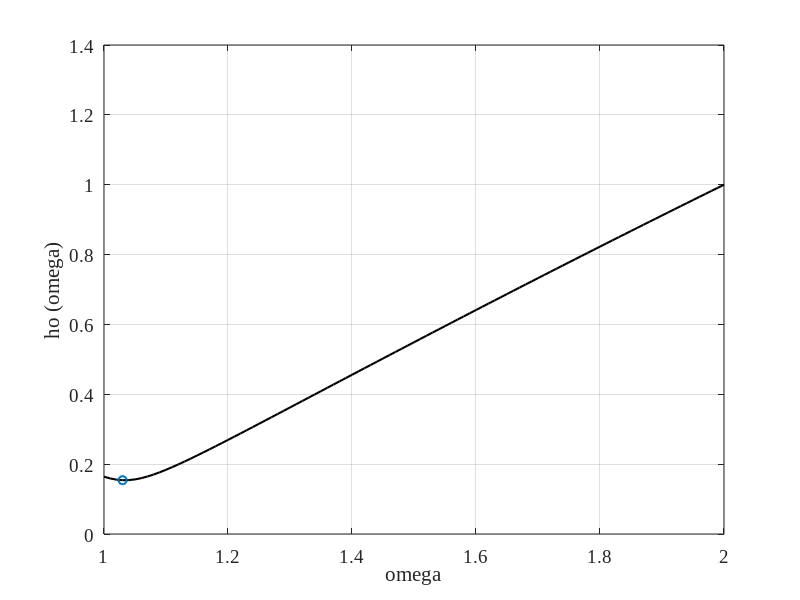

This figure's MATLAB source: (Note: this script raises an error after producing the figure.)
% 计算超松弛因子  -- 2022-10-17
n = 100;
e = ones(n,1);
A = spdiags([e -2*e 10*e -2*e e],-2:2,n,n);
D = diag(diag(A));     % 对角元素   
L = tril(A,-1);        % 下三角元素
U = triu(A,1);         % 上三角元素
w = 1:0.01:2;          % 超松弛因子omiga
P_w = zeros(size(w));  % 谱半径列表
for i = 1:length(w)
    tmp = D+w(i)*L;
    B_w = tmp\((1-w(i))*D-w(i)*U);
    p_w = max(abs(eig(B_w)));      % 计算谱半径
    P_w(i) = p_w;
end
figure; box on; grid on; hold on;
plot(w,P_w,'k','LineWidth',1.5);
xlabel("\omega"); ylabel("\rho (\omega)");
set(gca,'fontname','Times New Roman','fontsize',14);
w_opt = w(P_w == min(P_w));        % 最优超松弛因子
scatter(w_opt,min(P_w),'LineWidth',1.5);

%% % excrcise 2-1(a) -- 2022-10-20
m = 1:100;
time_data = zeros(5,length(m));           % 迭代时间数据
iter_data = zeros(5,length(m));           % 迭代次数数据
for i = 1:length(m)
n = 100*m(i);
e = ones(n,1);
A = spdiags([e -2*e 10*e -2*e e],-2:2,n,n);
b = repmat([-3;3], [n/2 1]);
% D = diag(diag(A));              % 对角元素
% L = tril(A,-1);                 % 下三角元素
% pre_mat = (D+0.5*L)/sqrtm(D)/sqrt(0.5*(2-0.5));    % pcg预处理矩阵
relerr = 5e-4/norm(b);          % 相对残差

if m(i) <= 20
    tic;
    X = uptrbk(A,b);                               % 高斯消去法,m=25需100s左右
    time_data(1,i) = toc;
end
X0 = ones(n,1);                                    % 初始值为1
tic
[~,~,iter1] = sor(A,b,1.03,X0,5e-4,1000);          % SOR方法
time_data(2,i) = toc; tic;
[~,~,iter2] = cg(A,b,X0,5e-4,1000);                % 共轭梯度法
time_data(3,i) = toc; tic;
[~,~,~,iter3] = pcg(A,b,relerr,1000,[],[],X0);        % pcg
time_data(4,i) = toc; tic
[~,~,~,iter4] = gmres(A,b,[],relerr,100,[],[],X0);    % gmres
time_data(5,i) = toc;
iter_data(:,i) = [n; iter1; iter2; iter3; iter4(1)*iter4(2)];
end

% 迭代时间绘图
% 最大图
figure; box on;
plot(m(1:20),time_data(1,1:20),'k--','linewidth',1.5);    % 高斯消去耗时曲线
set(gca,'fontname','Times New Roman','fontsize',14);
legend("Gauss",'Location','southeast'); legend('boxoff');
xlabel("m"); ylabel("Times (s)");

% 小图
axes('Position',[0.1764,0.2476,0.6336,0.6568]); box on; hold on;
plot(m,time_data(2,:),'k','linewidth',1.5);               % SOR耗时曲线
plot(m,time_data(3,:),'r','linewidth',1.5);               % cg耗时曲线
plot(m,time_data(4,:),'g','linewidth',1.5);               % pcg耗时曲线
plot(m,time_data(5,:),'b','linewidth',1.2);               % gmres耗时曲线
legend(["SOR","cg","pcg","gmres"]);
legend("boxoff");
set(gca,'fontname','Times New Roman','fontsize',14);

% 小图局部放大
axes('Position',[0.25,0.5771,0.3629,0.2981]); box on; hold on;
plot(m,time_data(4,:),'g','linewidth',1.5);
plot(m,time_data(5,:),'b','linewidth',1.2);
set(gca,'fontname','Times New Roman','fontsize',12);

% 迭代次数绘图
figure; box on; hold on;
plot(m,iter_data(1,:),'k--','linewidth',1.5);         % 高斯消去迭代次数曲线
legend("Gauss",'location','southeast');
legend("boxoff");
set(gca,'fontname','Times New Roman','fontsize',14);
xlabel("m"); ylabel("IterationNumber");

% 小图
axes('Position',[0.20,0.31,0.52,0.56]); box on; hold on;
plot(m,iter_data(2,:),'k','linewidth',1.5);           % SOR迭代次数曲线
plot(m,iter_data(3,:),'-ro','linewidth',2);           % cg迭代次数曲线
plot(m,iter_data(4,:),'g','linewidth',1.5);           % pcg迭代次数曲线
plot(m,iter_data(5,:),'--b','linewidth',0.8);             % gmres迭代次数曲线
legend(["SOR","cg","pcg","gmres"]);
legend("boxoff");
set(gca,'fontname','Times New Roman','fontsize',14);


%% exercise 2-1(b) -- 2022-10-28
clear; close all;
m = [1 5 10 50 100];
err_data = zeros(4*length(m),100);     % 残差序列,4种方法，每4行存m的一种情况
iter_data = zeros(size(err_data,1),1); % 迭代次数数据
for i = 1:length(m)
    n = 100*m(i);
    e = ones(n,1);
    A = spdiags([e -2*e 10*e -2*e e],-2:2,n,n);
    b = repmat([-3;3], [n/2 1]);
    D = diag(diag(A));                  % 对角元素
    L = -tril(A,-1);                    % 负下三角元素
    D_sqrt = sqrtm(D);                  % 对角阵开根号
    w = 0.5;
    pre_mat = (D-w*L)/D_sqrt/sqrt(w*(2-w));   % 预处理矩阵
    relerr = 5e-4/norm(b);

    X0 = ones(n,1);
    [~,~,iter1,err1] = sor(A,b,1.03,X0,5e-4,100);                     % sor
    [~,~,iter2,err2] = cg(A,b,X0,5e-4,100);                           % cg
    [~,~,~,iter3,err3] = pcg(A,b,relerr,100,pre_mat,pre_mat',X0);     % pcg
    [~,~,~,iter4,err4] = gmres(A,b,[],relerr,100,pre_mat,eye(n),X0);  % gmres
    % 存储残差数据和迭代次数
    err_data(4*i-3,1:iter1+1) = err1;
    err_data(4*i-2,1:iter2+1) = err2;
    err_data(4*i-1,1:iter3+1) = err3;
    err_data(4*i,1:iter4(1)*iter4(2)+1) = err4;
    iter_data(4*i-3:4*i) = [iter1; iter2; iter3; iter4(1)*iter4(2)];
end

% 绘图程序部分
for j = 1:length(m)
    figure; box on; hold on;
    tmp = 1:iter_data(4*j-3)+1;
    plot(tmp-1,err_data(4*j-3,tmp),'-ko','LineWidth',1.5);    % sor残差
    tmp = 1:iter_data(4*j-2)+1;
    plot(tmp-1,err_data(4*j-2,tmp),'-ro','LineWidth',1.5);    % cg残差
    tmp = 1:iter_data(4*j-1)+1;
    plot(tmp-1,err_data(4*j-1,tmp),'-go','LineWidth',1);      % pcg残差
    tmp = 1:iter_data(4*j)+1;
    plot(tmp-1,err_data(4*j,tmp),'-bo','LineWidth',1.5);      % gmres残差
    set(gca,'fontname','Times New Roman','FontSize',18);
    legend(["sor","cg","pcg","gmres"]);
    legend("boxoff");
    xlabel("k"); ylabel("||AX-b||");
    title(sprintf("m = %d",m(j)));
end


%% excrcise 2-1(c) -- 2022-10-23
clear; close all;
m = [1 10 100];
err_data = zeros(2*length(m),100);        % 残差序列
iter_data = zeros(size(err_data,1),1);    % 迭代次数
for i = 1:length(m)
    n = 100*m(i);
    e = ones(n,1);
    A = spdiags([e -2*e 10*e -2*e e],-2:2,n,n);
    b = repmat([-3;3], [n/2 1]);
    D = diag(diag(A));                  % 对角元素
    L = -tril(A,-1);                    % 负下三角元素
    D_sqrt = sqrtm(D);                  % 对角阵开根号
    w = 0.5;
    C = (D-w*L)/D_sqrt/sqrt(w*(2-w));   % 预处理矩阵
    A_pre = C\A/(C');                   % 即inv(C)*A*inv(C');
    A_cond = cond(A);
    A_pre_cond = cond(A_pre);
    fprintf("m = %d: cond(A)=%.4f, cond(A_pre)=%.4f\n",m(i),A_cond,A_pre_cond);
    
    X0 = ones(n,1);
    [~,~,iter1,err1] = cg(A,b,X0,5e-4,100);
    [~,~,~,iter2,err2] = pcg(A,b,5e-4/norm(b),100,C,C',X0);
    err_data(2*i-1,1:iter1+1) = err1;
    err_data(2*i,1:iter2+1) = err2;
    iter_data(2*i-1:2*i) = [iter1; iter2];
end

% 绘图程序
figure; box on; hold on;
for j = 2:3
    tmp = 1:iter_data(2*j-1)+1;
    plot(tmp-1,err_data(2*j-1,tmp),'-ko','LineWidth',1.5);
    tmp = 1:iter_data(2*j)+1;
    plot(tmp-1,err_data(2*j,tmp),'-ro','LineWidth',1.2);
end
legend(["cg","pcg"]);legend("boxoff");
xlabel("k"); ylabel("||Ax-b||");
set(gca,'fontname','Times New Roman','fontsize',14);

% 小图
axes("position",[0.3414,0.2562,0.5272,0.5553]); box on; hold on;
for j = 1
    tmp = 1:iter_data(2*j-1);
    plot(tmp-1,err_data(2*j-1,tmp),'-ko','LineWidth',1.5);
    tmp = 1:iter_data(2*j);
    plot(tmp-1,err_data(2*j,tmp),'-ro','LineWidth',1.5);
end
set(gca,'fontname','Times New Roman','fontsize',14);



%% % excrcise 2-2 -- 2022-10-18
x1 = -1.5:0.01:1.5;
y1 = 7*x1.^3-10*x1-1;
y2 = x1;
x2 = -8*y2.^3+11*y2+1;
figure; box on; hold on;
plot(x1,y1,'k','LineWidth',1.5);
plot(x2,y2,'r','LineWidth',1.5);
set(gca,'fontname','Times New Roman','fontsize',14);
xlabel("x"); ylabel("y");
set(gca,'XMinorTick','on','YMinorTick','on');

% 通过绘图得到的交点
intersect_x = [-1.06, -0.231, 1.291, -1.153, -0.091, 1.243, -1.198, 0.0125, 1.1861];
intersect_y = [1.257, 1.225, 1.159, -0.202, -0.1, 0.0221, -1.0558, -1.1248, -1.181];
scatter(intersect_x,intersect_y,'*k');

% 牛顿-拉夫森迭代
F = @func_W2_2;
JF = @func_W2_2_df;
intersect_points = zeros(2,9);
for i = 1:9
    % 添加0.1以内的随机扰动
    P0 = [intersect_x(i)+unifrnd(-0.1,0.1),intersect_y(i)+unifrnd(-0.1,0.1)];    
    [P,err,iter] = newdim(F,JF,P0,5e-9,5e-9,1000);
    intersect_points(:,i) = P';
end


% 非线性方程组  --  2022-10-18
function Z = func_W2_2(X)
x = X(1); y = X(2);
Z = zeros(1,2);
Z(1) = 7*x.^3-10*x-y-1;
Z(2) = 8*y.^3-11*y+x-1;
end

% 非线性方程组的雅克比矩阵  -- 2022-10-18
function JZ = func_W2_2_df(X)
x = X(1); y = X(2);
JZ = [21*x.^2-10 -1; 1 24*y.^2-11];
end